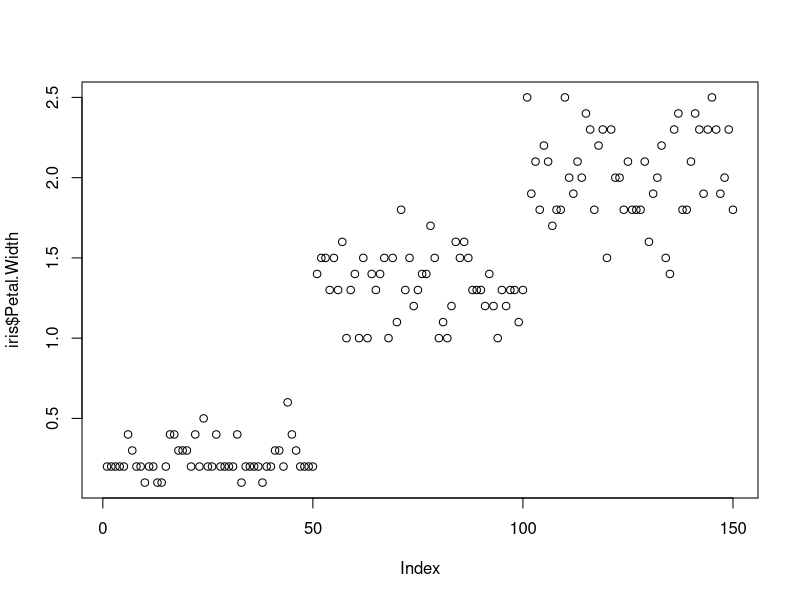
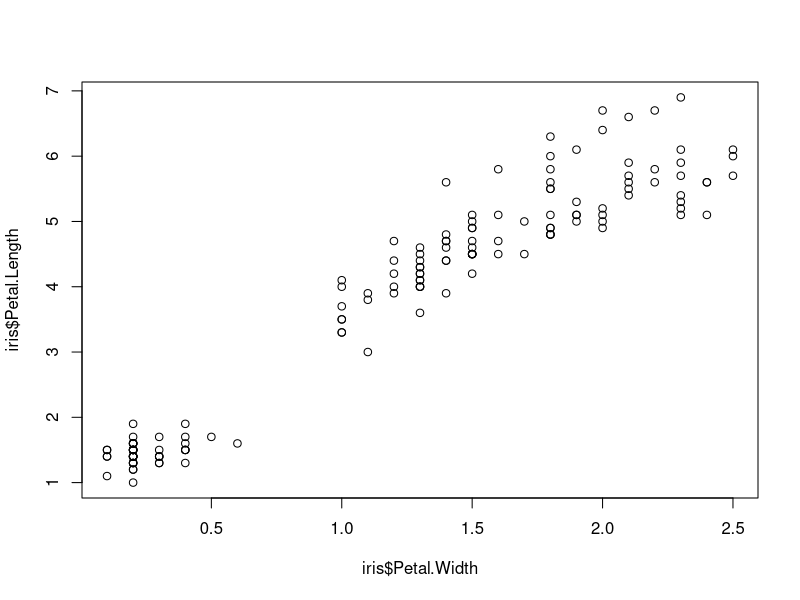
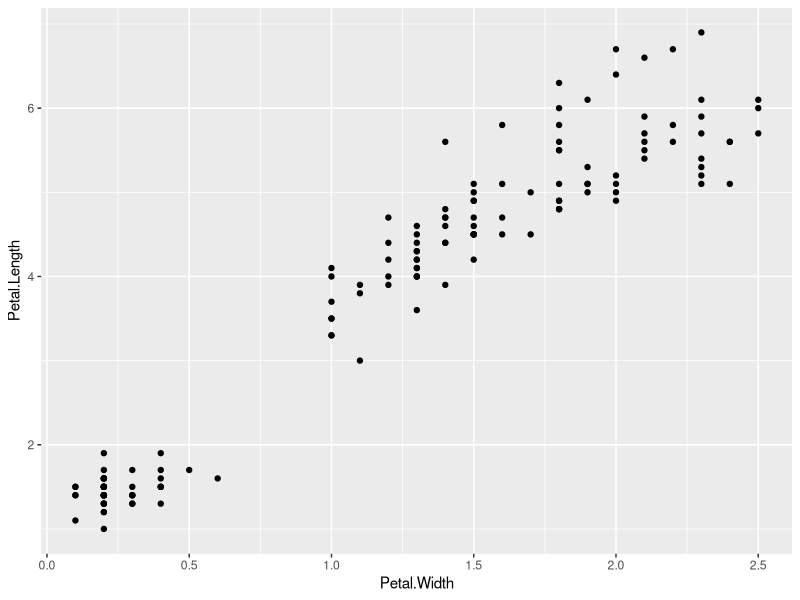
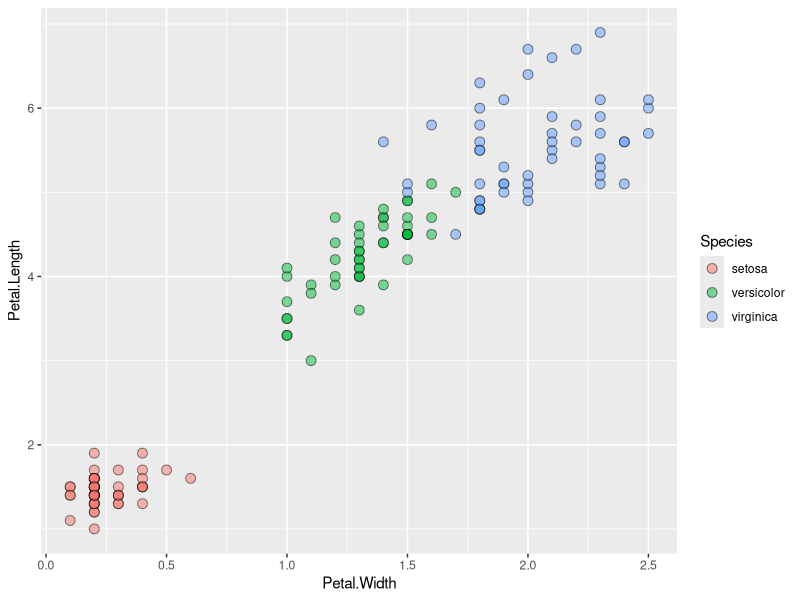
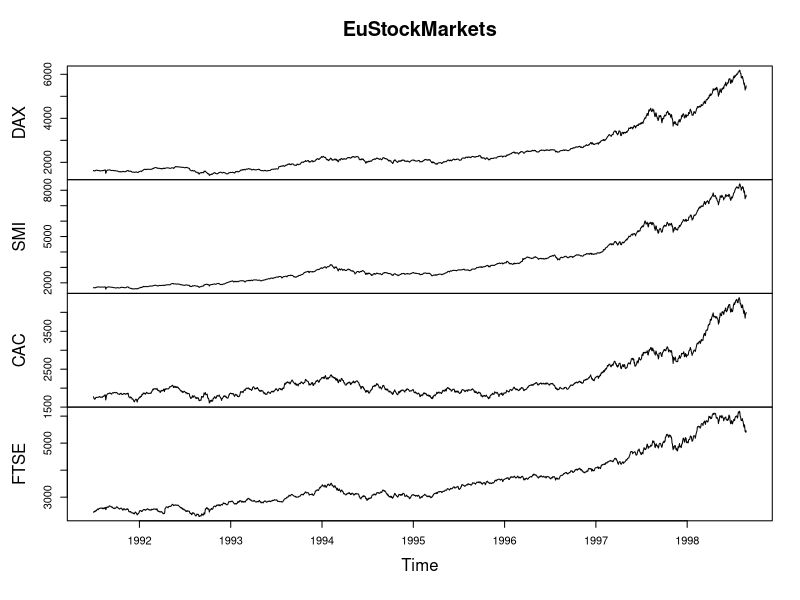
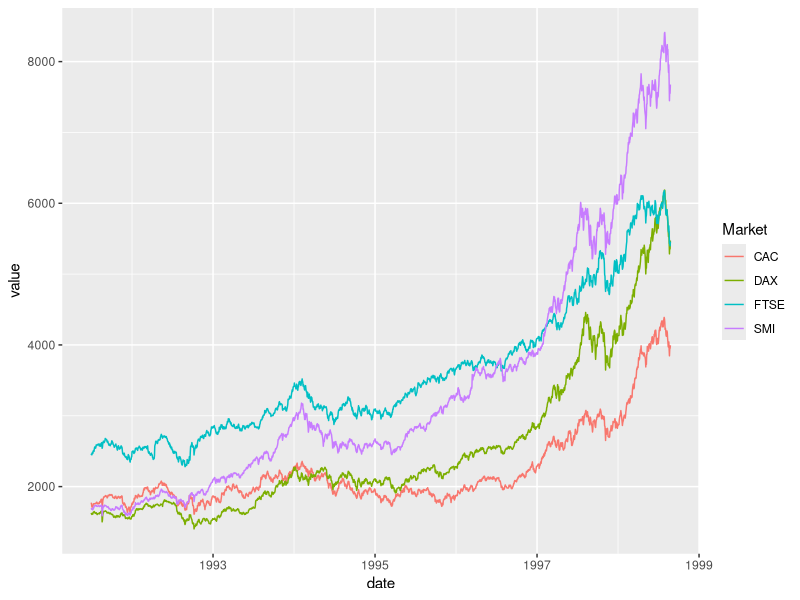
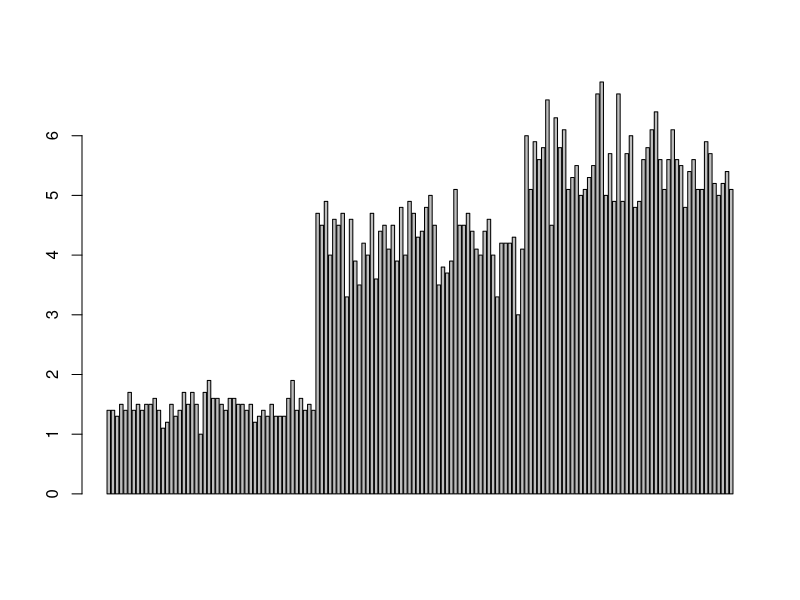
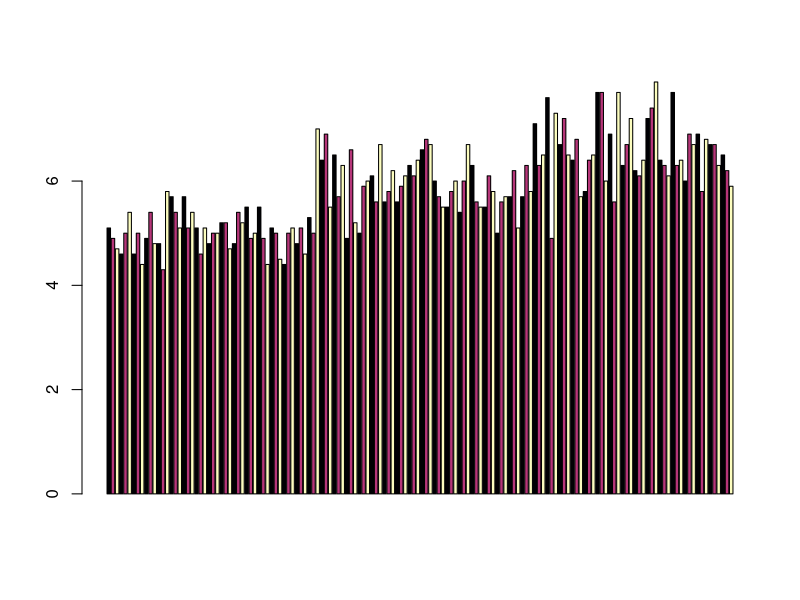

R code for these plots, in order:
## ---- chunk 1

suppressPackageStartupMessages(library(ggplot2))
plot(x=iris$Petal.Width) # single variable
plot(x=iris$Petal.Width, y=iris$Petal.Length) # multiple variables
ggplot() + geom_point(data=iris, aes(x=Petal.Width, y=Petal.Length))
ggplot() + geom_point(data=iris, aes(x=Petal.Width, y=Petal.Length, fill=Species), pch=21, size=3, alpha=0.5)

## ---- chunk 2
plot(EuStockMarkets)

suppressPackageStartupMessages(library(tidyverse))
EuStockMarkets_df <- data.frame(as.matrix(EuStockMarkets), date=as.numeric(time(EuStockMarkets)))
EuStockMarkets_long <- gather(data = EuStockMarkets_df, key = "Market", value="value", 1:4)
ggplot() + geom_line(data=EuStockMarkets_long, aes(x=date, y=value, color=Market))

## ---- chunk 3

# code adpated from https://www.analyticsvidhya.com/blog/2015/07/guide-data-visualization-r/
suppressPackageStartupMessages(library(viridis))
barplot(iris$Petal.Length)
barplot(iris$Sepal.Length,col  = viridis(3, option = "A")) 
barplot(table(iris$Species,iris$Sepal.Length),col  = viridis(3, option = "A")) 
## ---- chunk 4

suppressPackageStartupMessages({
  library(hexbin);
  library(viridis);
  library(ggplot2)
})

a=hexbin(diamonds$price,diamonds$carat,xbins=40)
plot(a)

ggplot() + geom_hex(data=diamonds, aes(x=price, y=carat), bins=40) + 
  scale_fill_viridis()

## ---- chunk 5

library(ggplot2)
library(cowplot)

# make a few plots:
plot.diamonds <- ggplot(diamonds, aes(clarity, fill = cut)) + geom_bar() +
  theme(axis.text.x = element_text(angle=70, vjust=0.5))
#plot.diamonds

plot.cars <- ggplot(mpg, aes(x = cty, y = hwy, colour = factor(cyl))) + 
   geom_point(size = 2.5)
#plot.cars

plot.iris <- ggplot(data=iris, aes(x=Sepal.Length, y=Petal.Length, fill=Species)) +
  geom_point(size=3, alpha=0.7, shape=21)
#plot.iris

# use plot_grid
(panel_plot <- plot_grid(plot.cars, plot.iris, plot.diamonds, labels=c("A", "B", "C"), ncol=2, nrow = 2))

# fix the sizes draw_plot
(fixed_gridplot <- ggdraw() + draw_plot(plot.iris, x = 0, y = 0, width = 1, height = 0.5) +
           draw_plot(plot.cars, x=0, y=.5, width=0.5, height = 0.5) +
           draw_plot(plot.diamonds, x=0.5, y=0.5, width=0.5, height = 0.5) + 
  draw_plot_label(label = c("A","B","C"), x = c(0, 0.5, 0), y = c(1, 1, 0.5)))
## ---- chunk 6
#devtools::install_github("thomasp85/patchwork")
library(patchwork)

# the default
plot.cars + plot.iris + plot.diamonds + plot_layout(ncol=1)

# you can use a few different things to nest your plots by changin "+" to "-"
plot.cars + plot.iris - plot.diamonds + plot_layout(ncol=1)

# there are many more options should you choose them, see the github page.

